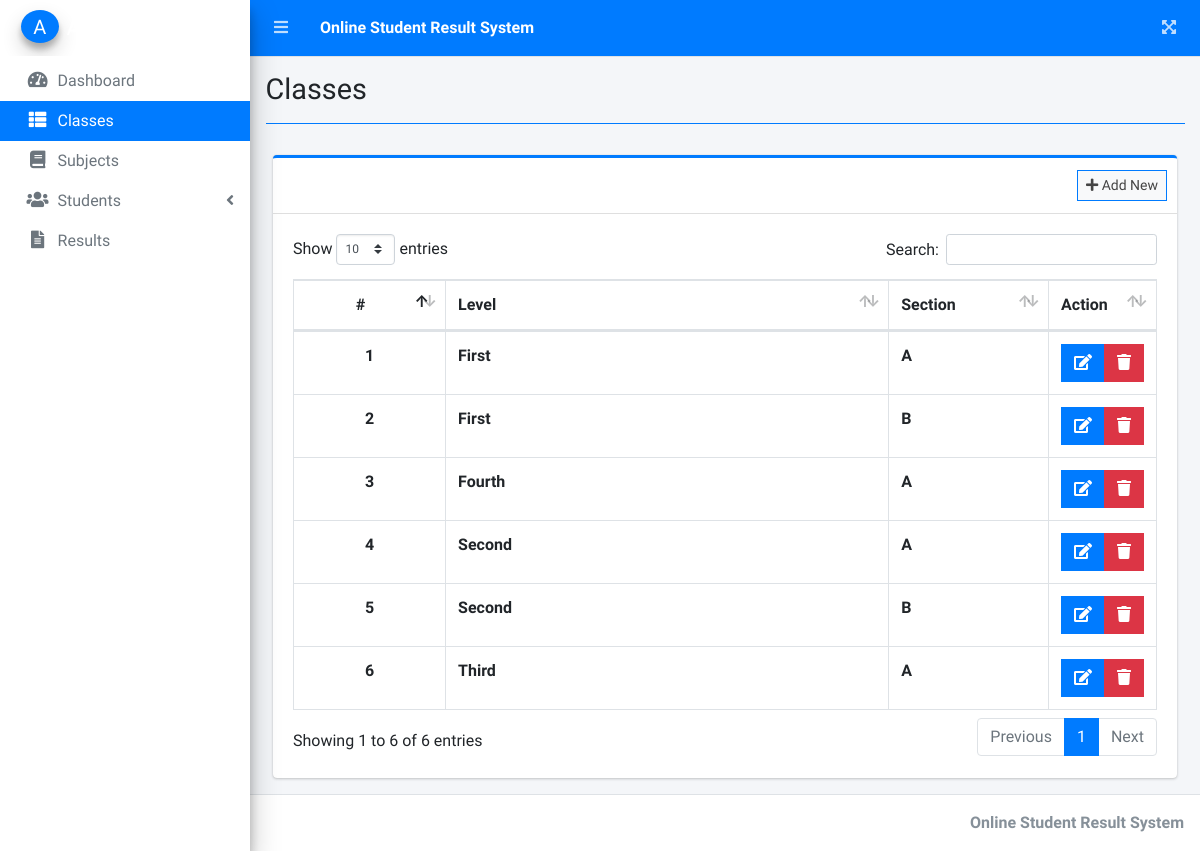
The page /dos/index.php?page=classes (signed in) on the database as committed earlier.
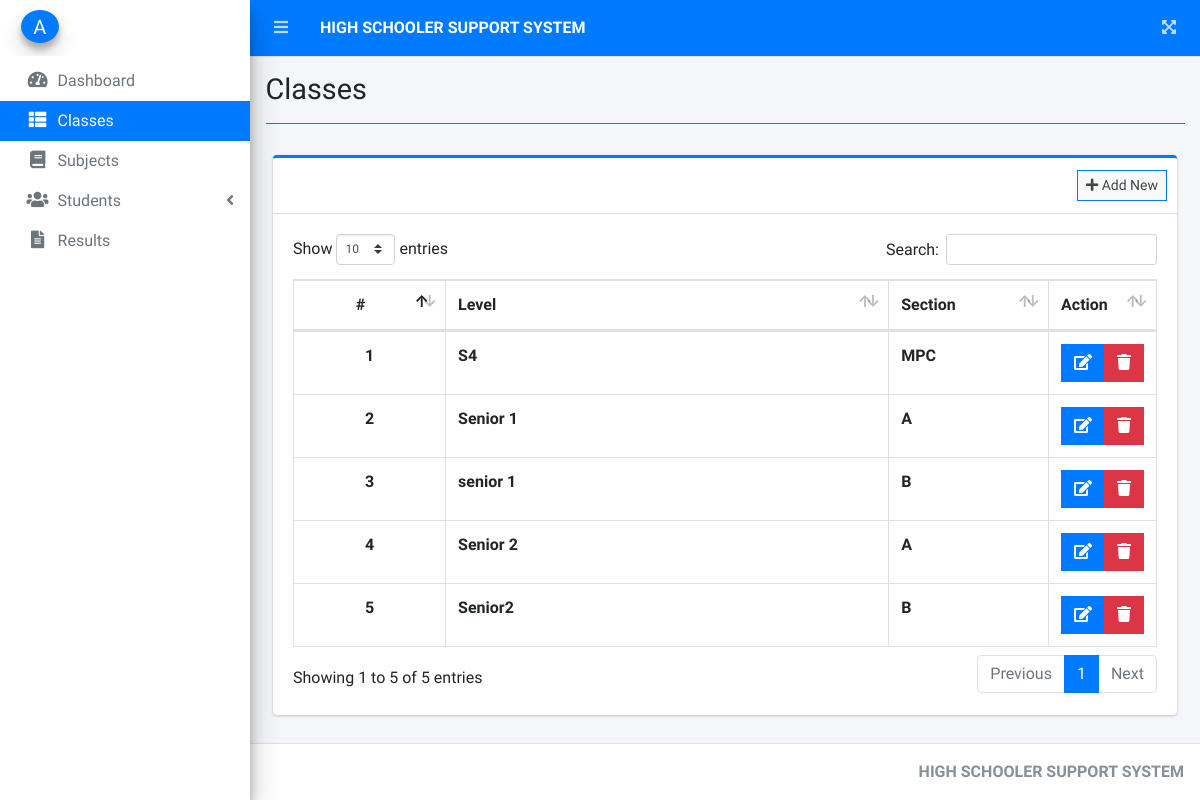
The same page on the database as committed later.
### tables this page shows
CREATE TABLE `classes` (
  `id` int(30) NOT NULL,
  `level` varchar(200) NOT NULL,
  `section` varchar(200) NOT NULL,
  `date_created` datetime NOT NULL DEFAULT current_timestamp()
);

### dos/classes.php (the view, shortened to what this page needs)
<?php include'db_connect.php' ?>
<div class="col-lg-12">
	<div class="card card-outline card-primary">
		<div class="card-header">
			<div class="card-tools">
				<a class="btn btn-block btn-sm btn-default btn-flat border-primary new_class" href="javascript:void(0)"><i class="fa fa-plus"></i> Add New</a>
			</div>
		</div>
		<div class="card-body">
			<table class="table tabe-hover table-bordered" id="list">
				<colgroup>
					<col width="20%">
					<col width="60%">
					<col width="20%">
				</colgroup>
				<thead>
					<tr>
						<th class="text-center">#</th>
						<th>Level</th>
						<th>Section</th>
						<th>Action</th>
					</tr>
				</thead>
				<tbody>
					<?php
					$i = 1;
					$qry = $conn->query("SELECT * FROM classes order by level asc, section asc ");
					while($row= $qry->fetch_assoc()):
					?>
					<tr>
						<th class="text-center"><?php echo $i++ ?></th>
						<td><b><?php echo $row['level'] ?></b></td>
						<td><b><?php echo $row['section'] ?></b></td>
						<td class="text-center">
		                    <div class="btn-group">
		                        <a href="javascript:void(0)" data-id='<?php echo $row['id'] ?>' class="btn btn-primary btn-flat manage_class">
		                          <i class="fas fa-edit"></i>
		                        </a>
		                        <button type="button" class="btn btn-danger btn-flat delete_class" data-id="<?php echo $row['id'] ?>">
		                          <i class="fas fa-trash"></i>
		                        </button>
	                      </div>
						</td>
					</tr>
				<?php endwhile; ?>
				</tbody>
			</table>
		</div>
	</div>
</div>

### dos/index.php (shortened to what this page needs)
<!DOCTYPE html>
<html lang="en">
<?php
	include 'header.php'
?>
<body class="hold-transition sidebar-mini layout-fixed layout-navbar-fixed layout-footer-fixed">
<div class="wrapper">
  <?php include 'topbar.php' ?>
  <?php include 'sidebar.php' ?>
  <div class="content-wrapper">
    <div class="content-header">
      <div class="container-fluid">
        <div class="row mb-2">
          <div class="col-sm-6">
            <h1 class="m-0"><?php echo $title ?></h1>
          </div>
        </div>
            <hr class="border-primary">
      </div>
    </div>
    <section class="content">
      <div class="container-fluid">
         <?php
            $page = isset($_GET['page']) ? $_GET['page'] : 'home';
            if(!file_exists($page.".php")){
                include '404.html';
            }else{
            include $page.'.php';
            }
          ?>
      </div>
    </section>
  </div>
  <footer class="main-footer">
    <div class="float-right d-none d-sm-inline-block">
      <b><?php echo $_SESSION['system']['name'] ?></b>
    </div>
  </footer>
</div>
</body>
</html>

### dos/header.php (shortened to what this page needs)
<head>
  <?php
  $title = isset($_GET['page']) ? ucwords(str_replace("_", ' ', $_GET['page'])) : "Home";
  $title = str_replace("Persons Companies","Persons/Companies",$title);
  ?>
  <link rel="stylesheet" href="assets/plugins/fontawesome-free/css/all.min.css">
  <link rel="stylesheet" href="assets/plugins/overlayScrollbars/css/OverlayScrollbars.min.css">
  <link rel="stylesheet" href="assets/plugins/datatables-bs4/css/dataTables.bootstrap4.min.css">
  <link rel="stylesheet" href="assets/plugins/datatables-responsive/css/responsive.bootstrap4.min.css">
  <link rel="stylesheet" href="assets/plugins/datatables-buttons/css/buttons.bootstrap4.min.css">
  <link rel="stylesheet" href="assets/plugins/select2/css/select2.min.css">
  <link rel="stylesheet" href="assets/plugins/select2-bootstrap4-theme/select2-bootstrap4.min.css">
  <link rel="stylesheet" href="assets/plugins/sweetalert2-theme-bootstrap-4/bootstrap-4.min.css">
  <link rel="stylesheet" href="assets/plugins/toastr/toastr.min.css">
  <link rel="stylesheet" href="assets/plugins/dropzone/min/dropzone.min.css">
  <link rel="stylesheet" href="assets/dist/css/jquery.datetimepicker.min.css">
  <link rel="stylesheet" href="assets/plugins/icheck-bootstrap/icheck-bootstrap.min.css">
  <link rel="stylesheet" href="assets/plugins/bootstrap4-toggle/css/bootstrap4-toggle.min.css">
  <link rel="stylesheet" href="assets/dist/css/adminlte.min.css">
  <link rel="stylesheet" href="assets/dist/css/styles.css">
  <link rel="stylesheet" href="assets/plugins/summernote/summernote-bs4.min.css">
</head>

### dos/topbar.php (shortened to what this page needs)
<nav class="main-header navbar navbar-expand navbar-primary navbar-dark ">
  <ul class="navbar-nav">
    <?php if(isset($_SESSION['login_id'])): ?>
    <li class="nav-item">
      <a class="nav-link" data-widget="pushmenu" href="" role="button"><i class="fas fa-bars"></i></a>
    </li>
  <?php endif; ?>
    <li>
      <a class="nav-link text-white"  href="./" role="button"> <large><b><?php echo $_SESSION['system']['name'] ?></b></large></a>
    </li>
  </ul>
  <ul class="navbar-nav ml-auto">
    <li class="nav-item">
      <a class="nav-link" data-widget="fullscreen" href="#" role="button">
        <i class="fas fa-expand-arrows-alt"></i>
      </a>
    </li>
  </ul>
</nav>

### dos/sidebar.php (shortened to what this page needs)
<aside class="main-sidebar sidebar-primary elevation-4">
  <div class="dropdown">
 	<a href="javascript:void(0)" class="brand-link dropdown-toggle" data-toggle="dropdown" aria-expanded="true">
      <?php if(empty($_SESSION['login_avatar'])): ?>
      <span class="brand-image img-circle elevation-3 d-flex justify-content-center align-items-center bg-primary text-white font-weight-500" style="width: 38px;height:50px"><?php echo strtoupper(substr($_SESSION['login_firstname'], 0,1).substr($_SESSION['login_lastname'], 0,1)) ?></span>
      <?php else: ?>
        <span class="image">
          <img src="../assets/uploads/<?php echo $_SESSION['login_avatar'] ?>" style="width: 38px;height:38px" class="img-circle elevation-2" alt="User Image">
        </span>
      <?php endif; ?>
      <span class="brand-text font-weight-light"><?php echo ucwords($_SESSION['login_firstname'].' '.$_SESSION['login_lastname']) ?></span>
    </a>
  </div>
  <div class="sidebar">
    <nav class="mt-2">
      <ul class="nav nav-pills nav-sidebar flex-column nav-flat" data-widget="treeview" role="menu" data-accordion="false">
        <li class="nav-item dropdown">
          <a href="./" class="nav-link nav-home">
            <i class="nav-icon fas fa-tachometer-alt"></i>
            <p>
              Dashboard
            </p>
          </a>
        </li>
        <li class="nav-item dropdown">
          <a href="./index.php?page=classes" class="nav-link nav-classes">
            <i class="nav-icon fas fa-th-list"></i>
            <p>
              Classes
            </p>
          </a>
        </li>
        <li class="nav-item dropdown">
          <a href="./index.php?page=subjects" class="nav-link nav-subjects">
            <i class="nav-icon fas fa-book"></i>
            <p>
              Subjects
            </p>
          </a>
        </li>
        <li class="nav-item">
          <a href="#" class="nav-link nav-edit_student">
            <i class="nav-icon fas fa-users"></i>
            <p>
              Students
              <i class="right fas fa-angle-left"></i>
            </p>
          </a>
        </li>
         <li class="nav-item dropdown">
          <a href="./index.php?page=results" class="nav-link nav-results nav-new_result nav-edit_result">
            <i class="nav-icon fas fa-file-alt"></i>
            <p>
              Results
            </p>
          </a>
        </li>
      </ul>
    </nav>
  </div>
</aside>

Rows that differ between the two databases and show on the page:
removed classes: level "First", section "A"
removed classes: level "First", section "B"
removed classes: level "Fourth", section "A"
removed classes: level "Second", section "A"
removed classes: level "Second", section "B"
removed classes: level "Third", section "A"
added classes: level "S4", section "MPC"
added classes: level "Senior 1", section "A"
added classes: level "senior 1", section "B"
added classes: level "Senior 2", section "A"
added classes: level "Senior2", section "B"
Other text that changed with them:
$_SESSION['system']['name']: "Online Student Result System" → "HIGH SCHOOLER SUPPORT SYSTEM"
text written by a page script: "Show entries Search: Showing 1 to 6 of 6 entries Previous 1 Next" → "Show entries Search: Showing 1 to 5 of 5 entries Previous 1 Next"
